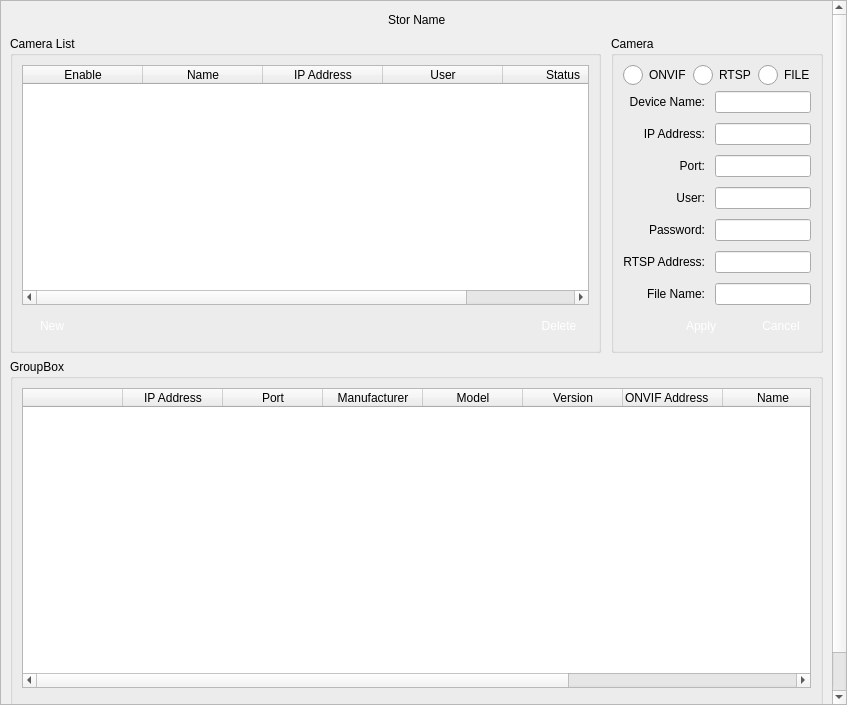
<?xml version="1.0" encoding="UTF-8"?>
<ui version="4.0">
 <class>VidCamAdd</class>
 <widget class="QWidget" name="VidCamAdd">
  <property name="geometry">
   <rect>
    <x>0</x>
    <y>0</y>
    <width>847</width>
    <height>705</height>
   </rect>
  </property>
  <property name="minimumSize">
   <size>
    <width>0</width>
    <height>0</height>
   </size>
  </property>
  <property name="maximumSize">
   <size>
    <width>16777215</width>
    <height>16777215</height>
   </size>
  </property>
  <property name="windowTitle">
   <string>Form</string>
  </property>
  <property name="styleSheet">
   <string notr="true"/>
  </property>
  <layout class="QVBoxLayout" name="verticalLayout_3">
   <property name="spacing">
    <number>0</number>
   </property>
   <property name="leftMargin">
    <number>0</number>
   </property>
   <property name="topMargin">
    <number>0</number>
   </property>
   <property name="rightMargin">
    <number>0</number>
   </property>
   <property name="bottomMargin">
    <number>0</number>
   </property>
   <item>
    <widget class="QScrollArea" name="scrollArea">
     <property name="widgetResizable">
      <bool>true</bool>
     </property>
     <widget class="QWidget" name="scrollAreaWidgetContents">
      <property name="geometry">
       <rect>
        <x>0</x>
        <y>0</y>
        <width>828</width>
        <height>730</height>
       </rect>
      </property>
      <layout class="QVBoxLayout" name="verticalLayout_5">
       <item>
        <layout class="QHBoxLayout" name="horizontalLayout_2">
         <item>
          <spacer name="horizontalSpacer">
           <property name="orientation">
            <enum>Qt::Horizontal</enum>
           </property>
           <property name="sizeHint" stdset="0">
            <size>
             <width>40</width>
             <height>20</height>
            </size>
           </property>
          </spacer>
         </item>
         <item>
          <widget class="QLabel" name="label">
           <property name="text">
            <string>Stor Name</string>
           </property>
          </widget>
         </item>
         <item>
          <spacer name="horizontalSpacer_4">
           <property name="orientation">
            <enum>Qt::Horizontal</enum>
           </property>
           <property name="sizeHint" stdset="0">
            <size>
             <width>40</width>
             <height>20</height>
            </size>
           </property>
          </spacer>
         </item>
        </layout>
       </item>
       <item>
        <layout class="QHBoxLayout" name="horizontalLayout">
         <property name="spacing">
          <number>10</number>
         </property>
         <item>
          <widget class="QGroupBox" name="groupBox">
           <property name="title">
            <string>Camera List</string>
           </property>
           <layout class="QVBoxLayout" name="verticalLayout_2">
            <item>
             <widget class="QTableWidget" name="tableWidget">
              <property name="layoutDirection">
               <enum>Qt::LeftToRight</enum>
              </property>
              <property name="sizeAdjustPolicy">
               <enum>QAbstractScrollArea::AdjustToContents</enum>
              </property>
              <property name="editTriggers">
               <set>QAbstractItemView::NoEditTriggers</set>
              </property>
              <property name="selectionMode">
               <enum>QAbstractItemView::SingleSelection</enum>
              </property>
              <property name="selectionBehavior">
               <enum>QAbstractItemView::SelectRows</enum>
              </property>
              <property name="textElideMode">
               <enum>Qt::ElideMiddle</enum>
              </property>
              <property name="verticalScrollMode">
               <enum>QAbstractItemView::ScrollPerItem</enum>
              </property>
              <property name="horizontalScrollMode">
               <enum>QAbstractItemView::ScrollPerItem</enum>
              </property>
              <property name="gridStyle">
               <enum>Qt::SolidLine</enum>
              </property>
              <property name="sortingEnabled">
               <bool>false</bool>
              </property>
              <property name="wordWrap">
               <bool>false</bool>
              </property>
              <property name="cornerButtonEnabled">
               <bool>false</bool>
              </property>
              <property name="columnCount">
               <number>5</number>
              </property>
              <attribute name="horizontalHeaderVisible">
               <bool>true</bool>
              </attribute>
              <attribute name="horizontalHeaderCascadingSectionResizes">
               <bool>false</bool>
              </attribute>
              <attribute name="horizontalHeaderDefaultSectionSize">
               <number>120</number>
              </attribute>
              <attribute name="horizontalHeaderHighlightSections">
               <bool>true</bool>
              </attribute>
              <attribute name="horizontalHeaderMinimumSectionSize">
               <number>50</number>
              </attribute>
              <attribute name="horizontalHeaderStretchLastSection">
               <bool>true</bool>
              </attribute>
              <attribute name="verticalHeaderVisible">
               <bool>true</bool>
              </attribute>
              <attribute name="verticalHeaderHighlightSections">
               <bool>true</bool>
              </attribute>
              <attribute name="verticalHeaderStretchLastSection">
               <bool>false</bool>
              </attribute>
              <column>
               <property name="text">
                <string>Enable</string>
               </property>
              </column>
              <column>
               <property name="text">
                <string>Name</string>
               </property>
              </column>
              <column>
               <property name="text">
                <string>IP Address</string>
               </property>
              </column>
              <column>
               <property name="text">
                <string>User</string>
               </property>
              </column>
              <column>
               <property name="text">
                <string>Status</string>
               </property>
              </column>
             </widget>
            </item>
            <item>
             <layout class="QGridLayout" name="gridLayout_3">
              <property name="horizontalSpacing">
               <number>20</number>
              </property>
              <property name="verticalSpacing">
               <number>0</number>
              </property>
              <item row="0" column="3">
               <widget class="QPushButton" name="pbDelete">
                <property name="minimumSize">
                 <size>
                  <width>60</width>
                  <height>30</height>
                 </size>
                </property>
                <property name="maximumSize">
                 <size>
                  <width>60</width>
                  <height>30</height>
                 </size>
                </property>
                <property name="styleSheet">
                 <string notr="true">QPushButton { 
border:none;
color:white;
background-image: url(:/action/resources/button.png);}
QPushButton:hover {
	background-image: url(:/action/resources/buttonpress.png);}
QPushButton:pressed {
	background-image: url(:/action/resources/button.png);}</string>
                </property>
                <property name="text">
                 <string>Delete</string>
                </property>
                <property name="iconSize">
                 <size>
                  <width>60</width>
                  <height>40</height>
                 </size>
                </property>
               </widget>
              </item>
              <item row="0" column="1">
               <widget class="QPushButton" name="pbNew">
                <property name="minimumSize">
                 <size>
                  <width>60</width>
                  <height>30</height>
                 </size>
                </property>
                <property name="maximumSize">
                 <size>
                  <width>60</width>
                  <height>30</height>
                 </size>
                </property>
                <property name="styleSheet">
                 <string notr="true">QPushButton { 
border:none;
color:white;
background-image: url(:/action/resources/button.png);}
QPushButton:hover {
	background-image: url(:/action/resources/buttonpress.png);}
QPushButton:pressed {
	background-image: url(:/action/resources/button.png);}</string>
                </property>
                <property name="text">
                 <string>New</string>
                </property>
                <property name="iconSize">
                 <size>
                  <width>60</width>
                  <height>40</height>
                 </size>
                </property>
               </widget>
              </item>
              <item row="0" column="2">
               <spacer name="horizontalSpacer_3">
                <property name="orientation">
                 <enum>Qt::Horizontal</enum>
                </property>
                <property name="sizeHint" stdset="0">
                 <size>
                  <width>40</width>
                  <height>20</height>
                 </size>
                </property>
               </spacer>
              </item>
             </layout>
            </item>
           </layout>
          </widget>
         </item>
         <item>
          <widget class="QGroupBox" name="groupBox_2">
           <property name="title">
            <string>Camera</string>
           </property>
           <layout class="QVBoxLayout" name="verticalLayout">
            <item>
             <layout class="QGridLayout" name="gridLayout_4">
              <item row="0" column="3">
               <widget class="QRadioButton" name="radioButtonFile">
                <property name="styleSheet">
                 <string notr="true">QRadioButton::indicator {
    width: 20px;
    height: 20px;
}

QRadioButton::indicator::unchecked {
    image: url(:/action/resources/radiobutton_unchecked.png);
}

QRadioButton::indicator:unchecked:hover {
    image: url(:/action/resources/radiobutton_unchecked_hover.png);
}

QRadioButton::indicator:unchecked:pressed {
    image: url(:/action/resources/radiobutton_unchecked_pressed.png);
}

QRadioButton::indicator::checked {
    image: url(:/action/resources/radiobutton_checked.png);
}

QRadioButton::indicator:checked:hover {
    image: url(:/action/resources/radiobutton_checked_hover.png);
}

QRadioButton::indicator:checked:pressed {
    image: url(:/action/resources/radiobutton_checked_pressed.png);
}</string>
                </property>
                <property name="text">
                 <string>FILE</string>
                </property>
               </widget>
              </item>
              <item row="0" column="1">
               <widget class="QRadioButton" name="radioButtonOnvif">
                <property name="styleSheet">
                 <string notr="true">QRadioButton::indicator {
    width: 20px;
    height: 20px;
}

QRadioButton::indicator::unchecked {
    image: url(:/action/resources/radiobutton_unchecked.png);
}

QRadioButton::indicator:unchecked:hover {
    image: url(:/action/resources/radiobutton_unchecked_hover.png);
}

QRadioButton::indicator:unchecked:pressed {
    image: url(:/action/resources/radiobutton_unchecked_pressed.png);
}

QRadioButton::indicator::checked {
    image: url(:/action/resources/radiobutton_checked.png);
}

QRadioButton::indicator:checked:hover {
    image: url(:/action/resources/radiobutton_checked_hover.png);
}

QRadioButton::indicator:checked:pressed {
    image: url(:/action/resources/radiobutton_checked_pressed.png);
}</string>
                </property>
                <property name="text">
                 <string>ONVIF</string>
                </property>
               </widget>
              </item>
              <item row="0" column="2">
               <widget class="QRadioButton" name="radioButtonRtsp">
                <property name="styleSheet">
                 <string notr="true">QRadioButton::indicator {
    width: 20px;
    height: 20px;
}

QRadioButton::indicator::unchecked {
    image: url(:/action/resources/radiobutton_unchecked.png);
}

QRadioButton::indicator:unchecked:hover {
    image: url(:/action/resources/radiobutton_unchecked_hover.png);
}

QRadioButton::indicator:unchecked:pressed {
    image: url(:/action/resources/radiobutton_unchecked_pressed.png);
}

QRadioButton::indicator::checked {
    image: url(:/action/resources/radiobutton_checked.png);
}

QRadioButton::indicator:checked:hover {
    image: url(:/action/resources/radiobutton_checked_hover.png);
}

QRadioButton::indicator:checked:pressed {
    image: url(:/action/resources/radiobutton_checked_pressed.png);
}</string>
                </property>
                <property name="text">
                 <string>RTSP</string>
                </property>
               </widget>
              </item>
             </layout>
            </item>
            <item>
             <layout class="QGridLayout" name="gridLayout">
              <property name="topMargin">
               <number>0</number>
              </property>
              <property name="spacing">
               <number>10</number>
              </property>
              <item row="3" column="1">
               <widget class="QLineEdit" name="lineEditName">
                <property name="maximumSize">
                 <size>
                  <width>300</width>
                  <height>16777215</height>
                 </size>
                </property>
               </widget>
              </item>
              <item row="7" column="0">
               <widget class="QLabel" name="labelPassword_2">
                <property name="text">
                 <string>Password:</string>
                </property>
                <property name="alignment">
                 <set>Qt::AlignRight|Qt::AlignTrailing|Qt::AlignVCenter</set>
                </property>
               </widget>
              </item>
              <item row="6" column="1">
               <widget class="QLineEdit" name="lineEditUser">
                <property name="maximumSize">
                 <size>
                  <width>300</width>
                  <height>16777215</height>
                 </size>
                </property>
               </widget>
              </item>
              <item row="4" column="1">
               <widget class="QLineEdit" name="lineEditIP">
                <property name="maximumSize">
                 <size>
                  <width>300</width>
                  <height>16777215</height>
                 </size>
                </property>
               </widget>
              </item>
              <item row="5" column="1">
               <widget class="QLineEdit" name="lineEditPort">
                <property name="maximumSize">
                 <size>
                  <width>300</width>
                  <height>16777215</height>
                 </size>
                </property>
               </widget>
              </item>
              <item row="5" column="0">
               <widget class="QLabel" name="labelPort_2">
                <property name="text">
                 <string>Port:</string>
                </property>
                <property name="alignment">
                 <set>Qt::AlignRight|Qt::AlignTrailing|Qt::AlignVCenter</set>
                </property>
               </widget>
              </item>
              <item row="7" column="1">
               <widget class="QLineEdit" name="lineEditPassword">
                <property name="maximumSize">
                 <size>
                  <width>300</width>
                  <height>16777215</height>
                 </size>
                </property>
               </widget>
              </item>
              <item row="3" column="0">
               <widget class="QLabel" name="labelName">
                <property name="text">
                 <string>Device Name:</string>
                </property>
                <property name="alignment">
                 <set>Qt::AlignRight|Qt::AlignTrailing|Qt::AlignVCenter</set>
                </property>
               </widget>
              </item>
              <item row="6" column="0">
               <widget class="QLabel" name="labelUser_2">
                <property name="text">
                 <string>User:</string>
                </property>
                <property name="alignment">
                 <set>Qt::AlignRight|Qt::AlignTrailing|Qt::AlignVCenter</set>
                </property>
               </widget>
              </item>
              <item row="8" column="1">
               <widget class="QLineEdit" name="lineEditRtspAddr">
                <property name="maximumSize">
                 <size>
                  <width>300</width>
                  <height>16777215</height>
                 </size>
                </property>
               </widget>
              </item>
              <item row="4" column="0">
               <widget class="QLabel" name="labelIP_2">
                <property name="text">
                 <string>IP Address:</string>
                </property>
                <property name="alignment">
                 <set>Qt::AlignRight|Qt::AlignTrailing|Qt::AlignVCenter</set>
                </property>
               </widget>
              </item>
              <item row="9" column="0">
               <widget class="QLabel" name="labelName_4">
                <property name="text">
                 <string>File Name:</string>
                </property>
                <property name="alignment">
                 <set>Qt::AlignRight|Qt::AlignTrailing|Qt::AlignVCenter</set>
                </property>
               </widget>
              </item>
              <item row="9" column="1">
               <widget class="QLineEdit" name="lineEditFile">
                <property name="maximumSize">
                 <size>
                  <width>300</width>
                  <height>16777215</height>
                 </size>
                </property>
               </widget>
              </item>
              <item row="8" column="0">
               <widget class="QLabel" name="labelName_3">
                <property name="text">
                 <string>RTSP Address:</string>
                </property>
                <property name="alignment">
                 <set>Qt::AlignRight|Qt::AlignTrailing|Qt::AlignVCenter</set>
                </property>
               </widget>
              </item>
             </layout>
            </item>
            <item>
             <spacer name="verticalSpacer">
              <property name="orientation">
               <enum>Qt::Vertical</enum>
              </property>
              <property name="sizeHint" stdset="0">
               <size>
                <width>20</width>
                <height>40</height>
               </size>
              </property>
             </spacer>
            </item>
            <item>
             <layout class="QGridLayout" name="gridLayout_2">
              <property name="horizontalSpacing">
               <number>20</number>
              </property>
              <property name="verticalSpacing">
               <number>0</number>
              </property>
              <item row="0" column="2">
               <widget class="QPushButton" name="pbCancel">
                <property name="minimumSize">
                 <size>
                  <width>60</width>
                  <height>30</height>
                 </size>
                </property>
                <property name="maximumSize">
                 <size>
                  <width>60</width>
                  <height>30</height>
                 </size>
                </property>
                <property name="styleSheet">
                 <string notr="true">QPushButton { 
border:none;
color:white;
background-image: url(:/action/resources/button.png);}
QPushButton:hover {
	background-image: url(:/action/resources/buttonpress.png);}
QPushButton:pressed {
	background-image: url(:/action/resources/button.png);}</string>
                </property>
                <property name="text">
                 <string>Cancel</string>
                </property>
                <property name="iconSize">
                 <size>
                  <width>60</width>
                  <height>40</height>
                 </size>
                </property>
               </widget>
              </item>
              <item row="0" column="1">
               <widget class="QPushButton" name="pbApply">
                <property name="minimumSize">
                 <size>
                  <width>60</width>
                  <height>30</height>
                 </size>
                </property>
                <property name="maximumSize">
                 <size>
                  <width>60</width>
                  <height>30</height>
                 </size>
                </property>
                <property name="styleSheet">
                 <string notr="true">QPushButton { 
border:none;
color:white;
background-image: url(:/action/resources/button.png);}
QPushButton:hover {
	background-image: url(:/action/resources/buttonpress.png);}
QPushButton:pressed {
	background-image: url(:/action/resources/button.png);}</string>
                </property>
                <property name="text">
                 <string>Apply</string>
                </property>
                <property name="iconSize">
                 <size>
                  <width>60</width>
                  <height>40</height>
                 </size>
                </property>
               </widget>
              </item>
              <item row="0" column="0">
               <spacer name="horizontalSpacer_2">
                <property name="orientation">
                 <enum>Qt::Horizontal</enum>
                </property>
                <property name="sizeHint" stdset="0">
                 <size>
                  <width>40</width>
                  <height>20</height>
                 </size>
                </property>
               </spacer>
              </item>
             </layout>
            </item>
           </layout>
          </widget>
         </item>
        </layout>
       </item>
       <item>
        <widget class="QGroupBox" name="groupBox_3">
         <property name="title">
          <string>GroupBox</string>
         </property>
         <layout class="QVBoxLayout" name="verticalLayout_4">
          <item>
           <widget class="QTableWidget" name="tableWidget_2">
            <property name="minimumSize">
             <size>
              <width>0</width>
              <height>300</height>
             </size>
            </property>
            <property name="frameShape">
             <enum>QFrame::StyledPanel</enum>
            </property>
            <property name="frameShadow">
             <enum>QFrame::Sunken</enum>
            </property>
            <property name="lineWidth">
             <number>1</number>
            </property>
            <property name="autoScroll">
             <bool>true</bool>
            </property>
            <property name="textElideMode">
             <enum>Qt::ElideLeft</enum>
            </property>
            <property name="verticalScrollMode">
             <enum>QAbstractItemView::ScrollPerItem</enum>
            </property>
            <property name="wordWrap">
             <bool>true</bool>
            </property>
            <attribute name="horizontalHeaderDefaultSectionSize">
             <number>100</number>
            </attribute>
            <attribute name="horizontalHeaderMinimumSectionSize">
             <number>23</number>
            </attribute>
            <attribute name="horizontalHeaderStretchLastSection">
             <bool>true</bool>
            </attribute>
            <attribute name="verticalHeaderVisible">
             <bool>true</bool>
            </attribute>
            <attribute name="verticalHeaderCascadingSectionResizes">
             <bool>true</bool>
            </attribute>
            <attribute name="verticalHeaderDefaultSectionSize">
             <number>23</number>
            </attribute>
            <attribute name="verticalHeaderMinimumSectionSize">
             <number>23</number>
            </attribute>
            <attribute name="verticalHeaderShowSortIndicator" stdset="0">
             <bool>false</bool>
            </attribute>
            <attribute name="verticalHeaderStretchLastSection">
             <bool>false</bool>
            </attribute>
            <column>
             <property name="text">
              <string/>
             </property>
            </column>
            <column>
             <property name="text">
              <string>IP Address</string>
             </property>
            </column>
            <column>
             <property name="text">
              <string>Port</string>
             </property>
            </column>
            <column>
             <property name="text">
              <string>Manufacturer</string>
             </property>
            </column>
            <column>
             <property name="text">
              <string>Model</string>
             </property>
            </column>
            <column>
             <property name="text">
              <string>Version</string>
             </property>
            </column>
            <column>
             <property name="text">
              <string>ONVIF Address</string>
             </property>
             <property name="textAlignment">
              <set>AlignJustify|AlignVCenter</set>
             </property>
            </column>
            <column>
             <property name="text">
              <string>Name</string>
             </property>
            </column>
            <column>
             <property name="text">
              <string>User</string>
             </property>
            </column>
            <column>
             <property name="text">
              <string>Password</string>
             </property>
            </column>
           </widget>
          </item>
          <item>
           <layout class="QHBoxLayout" name="horizontalLayout_3">
            <property name="spacing">
             <number>30</number>
            </property>
            <item>
             <widget class="QPushButton" name="pushButtonStart">
              <property name="minimumSize">
               <size>
                <width>60</width>
                <height>30</height>
               </size>
              </property>
              <property name="maximumSize">
               <size>
                <width>60</width>
                <height>30</height>
               </size>
              </property>
              <property name="styleSheet">
               <string notr="true">QPushButton { 
border:none;
color:white;
background-image: url(:/action/resources/button.png);}
QPushButton:hover {
	background-image: url(:/action/resources/buttonpress.png);}
QPushButton:pressed {
	background-image: url(:/action/resources/button.png);}
</string>
              </property>
              <property name="text">
               <string>Start</string>
              </property>
             </widget>
            </item>
            <item>
             <widget class="QPushButton" name="pushButtonStop">
              <property name="minimumSize">
               <size>
                <width>60</width>
                <height>30</height>
               </size>
              </property>
              <property name="maximumSize">
               <size>
                <width>60</width>
                <height>30</height>
               </size>
              </property>
              <property name="autoFillBackground">
               <bool>false</bool>
              </property>
              <property name="styleSheet">
               <string notr="true">QPushButton { 
border:none;
color:white;
background-image: url(:/action/resources/button.png);}
QPushButton:hover {
	background-image: url(:/action/resources/buttonpress.png);}
QPushButton:pressed {
	background-image: url(:/action/resources/button.png);}
</string>
              </property>
              <property name="text">
               <string>Stop</string>
              </property>
             </widget>
            </item>
            <item>
             <widget class="QPushButton" name="pushButtonSelect">
              <property name="minimumSize">
               <size>
                <width>60</width>
                <height>30</height>
               </size>
              </property>
              <property name="maximumSize">
               <size>
                <width>60</width>
                <height>30</height>
               </size>
              </property>
              <property name="styleSheet">
               <string notr="true">QPushButton { 
border:none;
color:white;
background-image: url(:/action/resources/button.png);}
QPushButton:hover {
	background-image: url(:/action/resources/buttonpress.png);}
QPushButton:pressed {
	background-image: url(:/action/resources/button.png);}
</string>
              </property>
              <property name="text">
               <string>Select</string>
              </property>
             </widget>
            </item>
            <item>
             <widget class="QPushButton" name="pushButtonAdd">
              <property name="minimumSize">
               <size>
                <width>60</width>
                <height>30</height>
               </size>
              </property>
              <property name="maximumSize">
               <size>
                <width>60</width>
                <height>30</height>
               </size>
              </property>
              <property name="styleSheet">
               <string notr="true">QPushButton { 
border:none;
color:white;
background-image: url(:/action/resources/button.png);}
QPushButton:hover {
	background-image: url(:/action/resources/buttonpress.png);}
QPushButton:pressed {
	background-image: url(:/action/resources/button.png);}
</string>
              </property>
              <property name="text">
               <string>Add</string>
              </property>
             </widget>
            </item>
            <item>
             <spacer name="horizontalSpacer_5">
              <property name="orientation">
               <enum>Qt::Horizontal</enum>
              </property>
              <property name="sizeHint" stdset="0">
               <size>
                <width>40</width>
                <height>20</height>
               </size>
              </property>
             </spacer>
            </item>
           </layout>
          </item>
         </layout>
        </widget>
       </item>
      </layout>
     </widget>
    </widget>
   </item>
  </layout>
 </widget>
 <resources>
  <include location="../../main/vscmainwindows.qrc"/>
 </resources>
 <connections/>
</ui>
